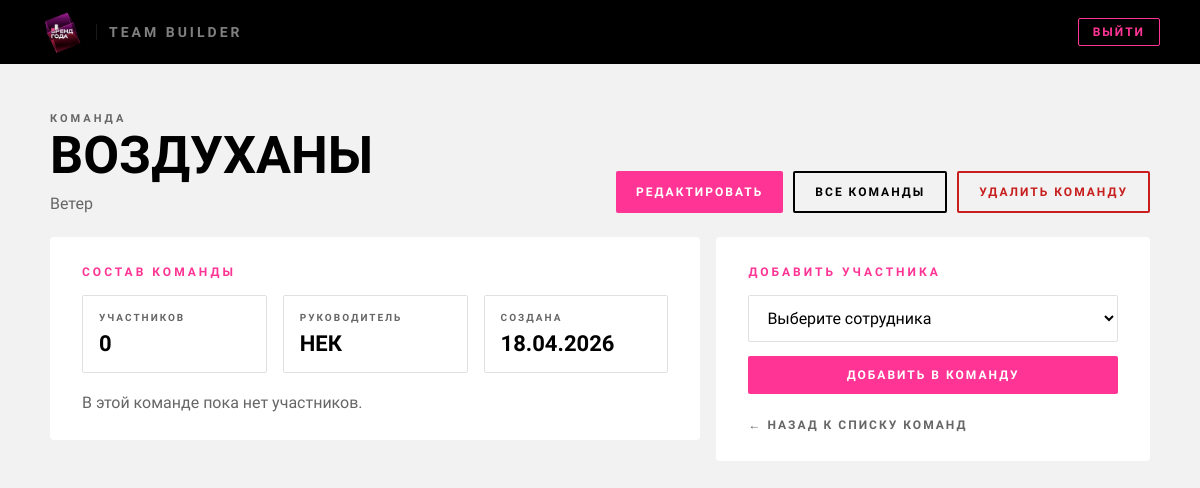
The app's page /teams/2/ (signed in), older data.
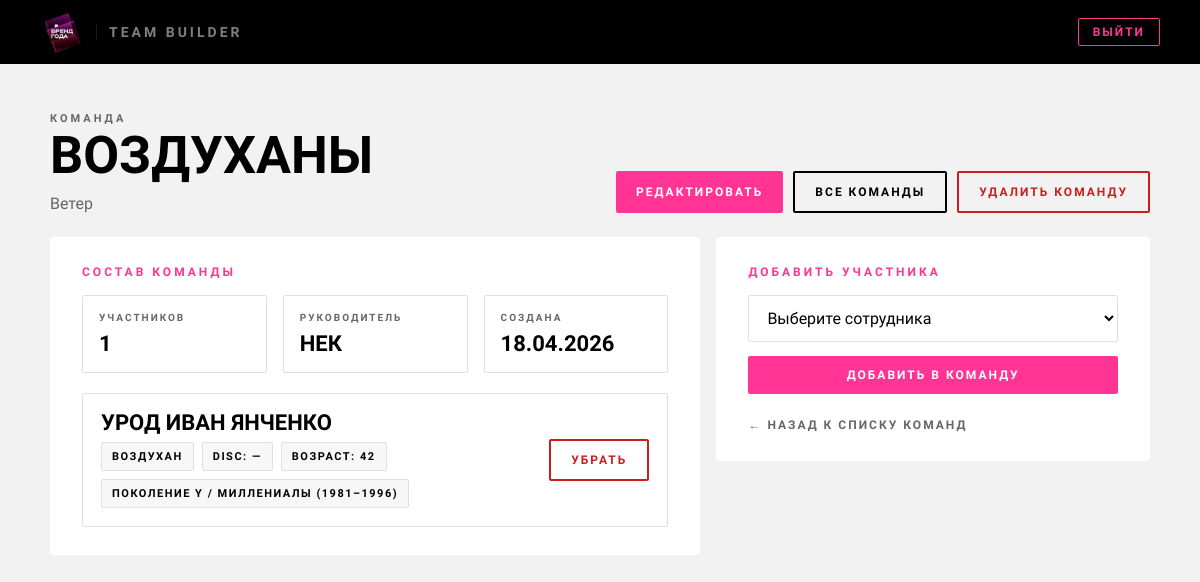
The same page, newer data.
### profiles/models.py (models this page shows, shortened)
class Employee(models.Model):
    fio                 = models.CharField(max_length=255, verbose_name="ФИО")
    is_active_candidate = models.BooleanField(default=True, verbose_name="Активный кандидат")
    disc_scores = models.JSONField(null=True, blank=True, verbose_name="DISC баллы")
    gerchikov_type = models.CharField(
        max_length=50, choices=GERCHIKOV_CHOICES,
        verbose_name="Тип мотивации по Герчикову", blank=True,
    )
    age          = models.PositiveIntegerField(verbose_name="Возраст")
    generation   = models.CharField(max_length=10, choices=GENERATION_CHOICES, blank=True)
    role_in_team = models.CharField(max_length=100, blank=True, verbose_name="Роль в команде")
    salary_block      = models.JSONField(null=True, blank=True, verbose_name="Блок зарплаты")
    motivation_expect = models.TextField(blank=True, verbose_name="Что хочет сотрудник")
    current_team = models.ForeignKey(
        'Team',
        on_delete=models.SET_NULL,
        null=True,
        blank=True,
        related_name='current_members'  # ← ДОБАВЬТЕ ЭТО
    )
    manager = models.ForeignKey(
        CustomUser, on_delete=models.SET_NULL,
        null=True, blank=True, related_name='employees',
    )
    notes      = models.TextField(blank=True)
    created_at = models.DateTimeField(auto_now_add=True)
    class Meta:
        verbose_name = "Сотрудник"
        verbose_name_plural = "Сотрудники"
        ordering = ['-created_at']
    @property
    def disc_primary(self):
        s = self.disc_scores or {}
        return max(s, key=s.get) if s else '—'

### profiles/views.py (the view)
# urls.py: path('teams/<int:team_id>/', team_detail, name='team_detail'),
@login_required
def team_detail(request, team_id):
    team = get_object_or_404(Team, id=team_id, manager=request.user)
    employees = team.employees.all()
    available_employees = Employee.objects.filter(is_active_candidate=True).exclude(teams=team)
    return render(request, 'profiles/team_detail.html', {
        'team': team,
        'employees': employees,
        'available_employees': available_employees,
    })

### templates/profiles/team_detail.html (shortened to what the changed rows need)
{% load static %}
<!DOCTYPE html>
<html lang="ru">
<head>
    <link rel="stylesheet" href="{% static 'css/teams.css' %}">
</head>
<body>
    <main class="page">
        <div class="page-header">
            <div>
                <h1 class="title">{{ team.name }}</h1>
            </div>
        </div>
        <div class="grid">
            <section class="card">
                <p class="card-title">Состав команды</p>
                <div class="meta-list">
                    <div class="meta-item">
                        <span class="meta-label">Участников</span>
                        <span class="meta-value">{{ employees|length }}</span>
                    </div>
                    <div class="meta-item">
                    </div>
                    <div class="meta-item">
                    </div>
                </div>
                {% if employees %}
                    <div class="members">
                        {% for employee in employees %}
                            <div class="member-card">
                                <div>
                                    <div class="member-name">{{ employee.fio }}</div>
                                    <div class="member-meta">
                                        <span class="chip">{{ employee.role_in_team|default:"Роль не указана" }}</span>
                                        <span class="chip">DISC: {{ employee.disc_primary }}</span>
                                        <span class="chip">Возраст: {{ employee.age }}</span>
                                        {% if employee.get_generation_display %}
                                            <span class="chip">{{ employee.get_generation_display }}</span>
                                        {% endif %}
                                    </div>
                                </div>
                                <div class="member-actions">
                                    <a href="{% url 'team_remove_member' team.id employee.id %}" class="btn-danger">Убрать</a>
                                </div>
                            </div>
                        {% endfor %}
                    </div>
                {% else %}
                    <p class="empty">В этой команде пока нет участников.</p>
                {% endif %}
            </section>
        </div>
    </main>
</body>
</html>

Row changes from the older to the newer data that the page shows:
now on this page (row edited): Employee: fio "УРОД ИВАН ЯНЧЕНКО", role_in_team "ВОЗДУХАН", disc_primary "—", age "42", generation "ПОКОЛЕНИЕ Y / МИЛЛЕНИАЛЫ (1981–1996)"
Text that changed along with them:
{{ employees|length }}: "0" → "1"
text no longer shown: "В этой команде пока нет участников."
